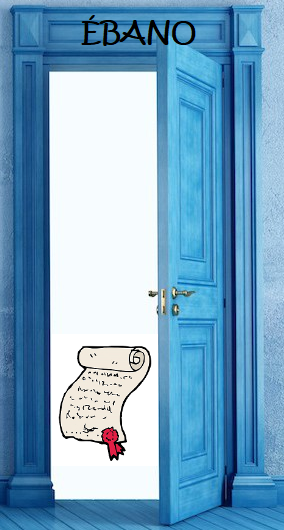
#> input picture Ebano_D.png, 284 x 530 px
$ python reglas_puertas_final.py
#> lines starting #> are read from the running program, lines starting #| are printed output that depends on the picture
### inicio_Visu.py
import matplotlib.pyplot as plt
from matplotlib.offsetbox import AnnotationBbox, OffsetImage

def imprimir_imagen(A , B):
    figuras, cuadricula = plt.subplots()
    cuadricula.get_xaxis().set_visible(False)
    cuadricula.get_yaxis().set_visible(False)
    ###
    ###
    archivo_imagen = plt.imread("Ebano_D.png",format="png")
    imagen1 = OffsetImage(archivo_imagen,zoom = 0.2)
    imagen1.image.axes = cuadricula

    archivo_imagen = plt.imread("Caoba_D.png",format="png")
    imagen2 = OffsetImage(archivo_imagen,zoom = 0.2)
    imagen2.image.axes = cuadricula

    archivo_imagen = plt.imread("Cerezo_D.png",format="png")
    imagen3 = OffsetImage(archivo_imagen,zoom = 0.2)
    imagen3.image.axes = cuadricula

    archivo_imagen = plt.imread("Roble_D.png",format="png")
    imagen4 = OffsetImage(archivo_imagen,zoom = 0.2)
    imagen4.image.axes = cuadricula

    archivo_imagen = plt.imread("Eucalipto_D.png",format="png")
    imagen5 = OffsetImage(archivo_imagen,zoom = 0.2)
    imagen5.image.axes = cuadricula

    archivo_imagen = plt.imread("Pino_D.png",format="png")
    imagen6 = OffsetImage(archivo_imagen,zoom = 0.2)
    imagen6.image.axes = cuadricula

    archivo_imagen = plt.imread("Ebano_M.png",format="png")
    imagen7 = OffsetImage(archivo_imagen,zoom = 0.2)
    imagen7.image.axes = cuadricula

    archivo_imagen = plt.imread("Caoba_M.png",format="png")
    imagen8 = OffsetImage(archivo_imagen,zoom = 0.2)
    imagen8.image.axes = cuadricula

    archivo_imagen = plt.imread("Cerezo_M.png",format="png")
    imagen9 = OffsetImage(archivo_imagen,zoom = 0.2)
    imagen9.image.axes = cuadricula

    archivo_imagen = plt.imread("Roble_M.png",format="png")
    imagen10 = OffsetImage(archivo_imagen,zoom = 0.2)
    imagen10.image.axes = cuadricula

    archivo_imagen = plt.imread("Eucalipto_M.png",format="png")
    imagen11 = OffsetImage(archivo_imagen,zoom = 0.2)
    imagen11.image.axes = cuadricula

    archivo_imagen = plt.imread("Pino_M.png",format="png")
    imagen12 = OffsetImage(archivo_imagen,zoom = 0.2)
    imagen12.image.axes = cuadricula

    direccion = {}
    direccion[1] = [0.1, 0.467]
    direccion[2] = [0.26, 0.467]
    direccion[3] = [0.42, 0.467]
    direccion[4] = [0.58, 0.467]
    direccion[5] = [0.74, 0.467]
    direccion[6] = [0.90, 0.467]

    puerta_mala = AnnotationBbox(imagen7, direccion[1], frameon=False)
    puerta_mala2 = AnnotationBbox(imagen8, direccion[2], frameon=False)
    puerta_mala3 = AnnotationBbox(imagen9, direccion[3], frameon=False)
    puerta_mala4 = AnnotationBbox(imagen10, direccion[4], frameon=False)
    puerta_mala5 = AnnotationBbox(imagen11, direccion[5], frameon=False)
    puerta_mala6 = AnnotationBbox(imagen12, direccion[6], frameon=False)

    cuadricula.add_artist(puerta_mala)
    cuadricula.add_artist(puerta_mala2)
    cuadricula.add_artist(puerta_mala3)
    cuadricula.add_artist(puerta_mala4)
    cuadricula.add_artist(puerta_mala5)
    cuadricula.add_artist(puerta_mala6)

    for l in A:
        if '-' not in l:
            num = 0
            if "u" in l:
                num = 1
            elif "v" in l:
                num = 2
            elif "w" in l:
                num = 3
            elif "x" in l:
                num = 4
            elif "y" in l:
                num = 5
            elif "z" in l:
                num = 6
            diploma = AnnotationBbox(eval("imagen"+str(num)), direccion[num], frameon=False)
            cuadricula.add_artist(diploma)

    figuras.savefig("result_" + str(B) + ".png" )

### FNC_PROYECT_AV.py
# -*- coding: utf-8 -*-
"""
Spyder Editor

This is a temporary script file.
"""

# [12 lines of commented-out code are left out]
# [75 lines left out: functions enFNC, Tseitin, not called in this run]

# Subrutina Clausula para obtener lista de literales
# Input: C (cadena) una clausula
# Output: L (lista), lista de literales
def Clausula(C):
    L = []
    while len(C) > 0:
        s = C[0]
        if s == "O":
            C = C[1:]
        elif s == "-":
            literal = s + C[1]
            L.append(literal)
            C = C[2:]
        else:
            L.append(s)
            C = C[1:]
    return L
    return "OK"

# Algoritmo para obtencion de forma clausal
# Input: A (cadena) en notacion inorder en FNC
# Output: L (lista), lista de listas de literales
def formaClausal(A):
    L = []
    i = 0
    while len(A) > 0:
        if i >= len(A):
            L.append(Clausula(A))
            A = []
        else:
            if A[i] == "Y":
                L.append(Clausula(A[:i]))
                A = A[i + 1:]
                i = 0
            else:
                i += 1
    return L
    return "OK"

#Test enFNC()
#Descomente el siguiente código y corra el presente archivo
#formula = "p=(qYr)"
#print(enFNC(formula)) # Debe obtener qO-pYrO-pY-qO-rOp
#Test Tseitin()
#Descomente el siguiente código y corra el presente archivo
#letrasProposicionalesA = ['p', 'q']
#formula = "(pYq)"
#print(Tseitin(formula, letrasProposicionalesA)) # Debe obtener AYpO-AYqO-AY-pO-qOA (la A tiene una raya encima)
#
#Test Clausula()
#Descomente el siguiente código y corra el presente archivo
#c = "pO-qOr"
#print(Clausula(c)) # Debe obtener ['p', '-q', 'r']
#
#Test formaClausal()
#Descomente el siguiente código y corra el presente archivo
#f = "uYvY-xY-uY-wYuOxY-vY-uYwY-vY-yYxOwYzOwY-zY"
#print(formaClausal(f)) # Debe obtener [['p', '-q', 'r'], ['-s', 't']]

### DPLL_AV.py
def clausula_unitaria(U):
    flag = False
    posicion = -1
    for i in range(len(U)):
        if(len(U[i]) == 0):
            return (True, False, posicion)
        elif(len(U[i]) == 1):
            flag = True
            posicion = i
            break
    return(False, flag, posicion)

def claUnit(S):
    for i in S:
        if(len(i) == 1):
            return True
    return False

def Complemento(l):
    if(l[0] == '-'):
        return l.replace('-', '')
    else:
        return '-' + l

def quitar_clausula(S, l):
    S.remove(l)
    if(len(l) >= 1):
        if(l[0] == '-'):
            L = l.replace('-', '')
        else:
            L = l[0]
        for i in S:
            if L in i:
                S.remove(i)
    return S

def quita_negacion(S, l):
    if(len(l) >= 1):
        L = l[0]
        L = Complemento(L)
        for i in S:
            if L in i:
                i.remove(L)
    return S

def unitPropagate(clausulas, Interpretacion):
    vacia, unitaria, posicion = clausula_unitaria(clausulas)
    while(vacia == False and claUnit(clausulas)):
        for i in clausulas:
            clausulas = quitar_clausula(clausulas, i)
            clausulas = quita_negacion(clausulas, i)
            if(len(i) == 0):
                return 'Insatisfacible',  Interpretacion
            if(i[0] == '-'):
                 Interpretacion[Complemento(i[0])] = 0
            else:
                 Interpretacion[i[0]] = 1
    return clausulas,  Interpretacion

def lDicc(D):
    A = D.copy()
    for i in A:
        if(i[0] == '-'):
            A.pop(i)
            i = Complemento(i)
            if(A.get(i) == 0):
                A[i[0]] = 1
            else:
                A[i[0]] = 0
    return A

def DPLL(S, I):
    S, I = unitPropagate(S, I)

    if(S == "Insatisfacible"):
        return 'Insatisfacible', "{}"
    if(len(S) == 0):
        return 'Satisfacible', lDicc(I)
    for i in S:
        if(len(i) == 0):
            return 'Insatisfacible', "{}"
    L = S[0]
    L = Complemento(Complemento(L[0]))
    cop = I.copy()
    if(L[0] == '-'):
        cop[Complemento(L[0])] = 0
    else:
        cop[L[0]] = 1

    Sp = S.copy()
    Sp.append(L[0])

    aux1, aux2 = DPLL(Sp, cop)
    if(aux1 == 'Satisfacible'):
        return 'Satisfacible', lDicc(cop)
    else:
        scop = S.copy()
        scop.append(Complemento(L[0]))
        icopy = I.copy()
        if(L[0] == '-'):
            icopy[Complemento(L[0])] = 1
        else:
            icopy[L[0]] = 0
    return DPLL(scop, icopy)


# [10 lines of commented-out code are left out]

### reglas_puertas_final.py
import  FNC_PROYECT_AV as fn
import DPLL_AV as dp
import inicio_Visu as visualizacion
#importando dpll y fnc
u = "uY-vY-wY-xY-yY-z"
v = "-uYvY-wY-xY-yY-z"
w = "-uY-vYwY-xY-yY-z"
x = "-uY-vY-wYxY-yY-z"
y = "-uY-vY-wY-xYyY-z"
z = "-uY-vY-wY-xY-yYz"
#es la regla de que solo una puerta puede tener el diploma, cuando negamos el resto hacemos que solo una tenga el diploma
letras = [u,v,w,x,y,z]
a="u"
b="v"
c="-x"
d="uOw"
e="-uY-x"
f="vOu"
g="-w"
h="v"
i="y"
j="-xY-w"
k="-zY-w"
l="z"


##########################
#funciones de apoyo para combinaciones de las letras y sus negadores
##########################
def potencia(c):
    if len(c) == 0:
        return [[]]
    r = potencia(c[:-1])
    return r + [s + [c[-1]] for s in r]


def combinaciones(c, n):

    return [s for s in potencia(c) if len(s) == n]


###############
#negadores retorna una lista de listas de las reglas u-z en las cuales se niegan todas excepto 3
###############
def negadores_de_el_resto(lista1, lista2):
    lista3=[]
    for aux1 in lista1:
        lista4= [x for x in lista2]
        for h in aux1:
            if(h in lista4):
                lista4.remove(h)
        for i in range(9):
            if(len(lista4[i])==1):
                lista4[i]= "-" + lista4[i]
            elif(len(lista4[i])==2):
                lista4[i] = lista4[i][1]
            elif(len(lista4[i])==3):
                if(lista4[i][1]=="O"):
                    lista4[i] = "-" + lista4[i][0] + "Y" + "-" + lista4[i][2]
                if(lista4[i][1]=="Y"):
                    lista4[i] = "-" + lista4[i][0] + "O" + "-" + lista4[i][2]
            elif(len(lista4[i])==5):
                if(lista4[i][2]=="Y"):
                    lista4[i] = lista4[i][1] + "O" + lista4[i][4]
                if(lista4[i][2]=="O"):
                    lista4[i] = lista4[i][1] + "Y" + lista4[i][4]
        var = aux1 + lista4
        lista3.append(var)

    return lista3
#################
#convertir retorna un estring con las reglas unidas por una Y
################
def convertir(list_of_list):
    text = ""
    for i in list_of_list:
        text += i + "Y"
    return text


var= negadores_de_el_resto(combinaciones([a,b,c,d,e,f,g,h,i,j,k,l], 3), [a,b,c,d,e,f,g,h,i,j,k,l])
#
#print(formaClausal(w))
#print(ff)

def union(u):
    conjuncion= ""
    for g in letras:
        for t in u:
            conjuncion += convertir(t)+ g
            msg, dicc = dp.DPLL(fn.formaClausal(conjuncion),{})
            if (msg == "Satisfacible"):
                print(type(dicc))
                return msg , dicc
            else:conjuncion=""

mensaje, diccionar = union(var)

print(mensaje, diccionar)
llaves = diccionar.keys()
valores = diccionar.items()
lista_final = []
reglas_fin = ""

print(list(llaves),list( valores)[0][1])
for it in range(len(list(valores))):
    print(list(valores)[it])
    if( list(valores)[it][1] == 0   ):
        reglas_fin += "-" + list(llaves)[it]
        lista_final.append(reglas_fin)
        reglas_fin = ""
        continue
    elif(list(valores)[it][1] == 1 ):
        reglas_fin += list(llaves)[it]
        lista_final.append(reglas_fin)
        reglas_fin = ""
        continue
print(lista_final)


###########
#aquí va la parte de ilustracion
###########
visualizacion.imprimir_imagen(lista_final,1)
#> in imprimir_imagen, archivo_imagen is the input picture: shape (530, 284, 4) float32; mean R, G, B, A 0.477, 0.655, 0.775, 1
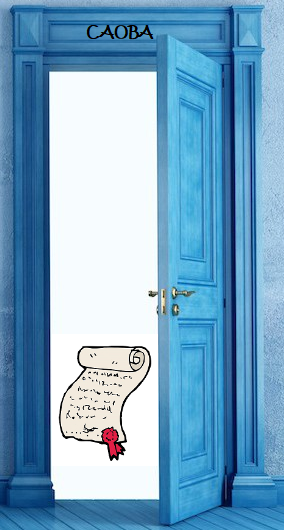
#> input picture Caoba_D.png, 284 x 530 px
#> in imprimir_imagen, archivo_imagen is the input picture: shape (530, 284, 3) float32; mean R, G, B 0.478, 0.657, 0.779
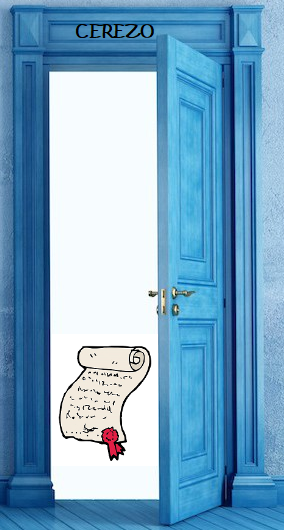
#> input picture Cerezo_D.png, 284 x 530 px
#> in imprimir_imagen, archivo_imagen is the input picture: shape (530, 284, 3) float32; mean R, G, B 0.478, 0.657, 0.778
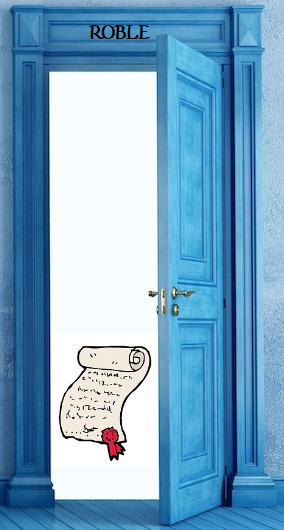
#> input picture Roble_D.png, 284 x 530 px
#> in imprimir_imagen, archivo_imagen is the input picture: shape (530, 284, 3) float32; mean R, G, B 0.478, 0.657, 0.779
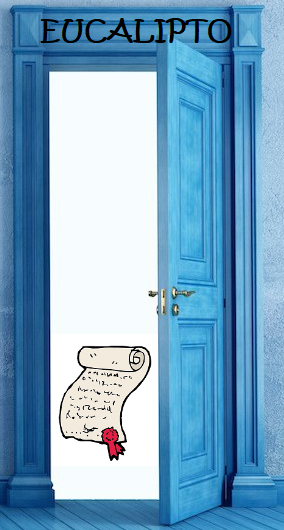
#> input picture Eucalipto_D.png, 284 x 530 px
#> in imprimir_imagen, archivo_imagen is the input picture: shape (530, 284, 4) float32; mean R, G, B, A 0.476, 0.653, 0.773, 1
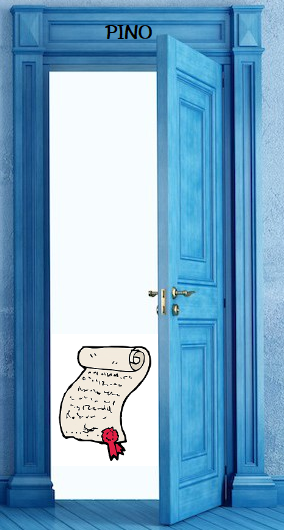
#> input picture Pino_D.png, 284 x 530 px
#> in imprimir_imagen, archivo_imagen is the input picture: shape (530, 284, 3) float32; mean R, G, B 0.478, 0.657, 0.779
#> (the run stopped early here; a loop or call above may not have finished)
